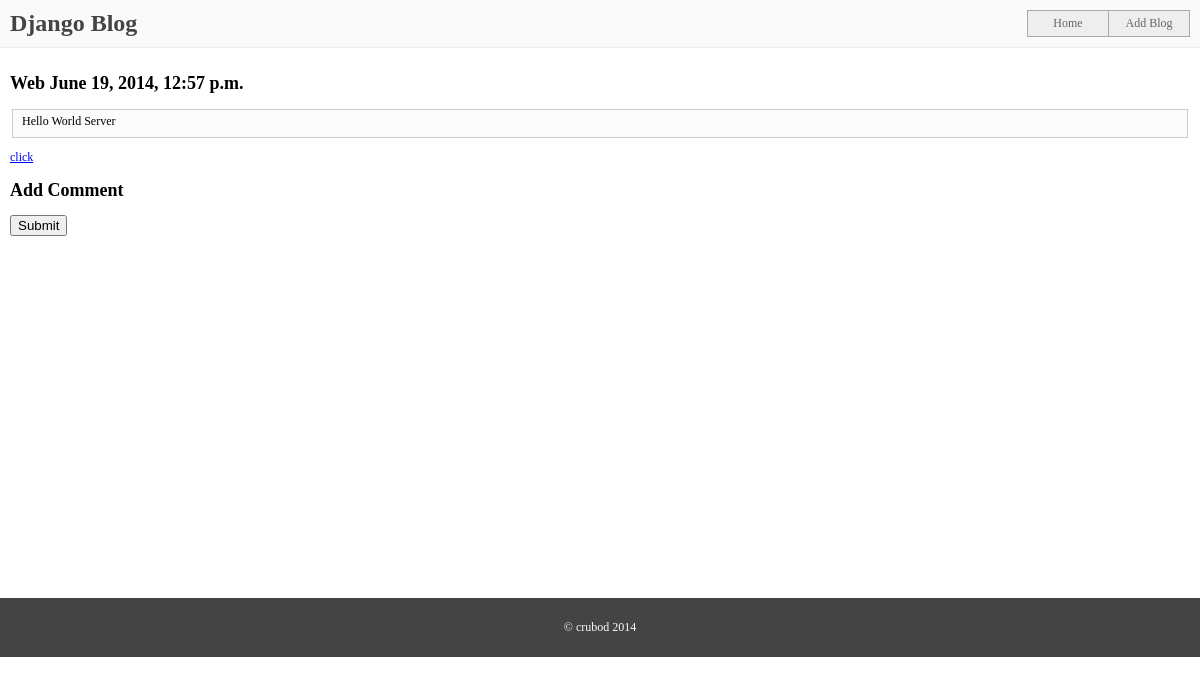
Screenshot of /add-comment/18 with the database file from the repository.
### blog/models.py (models this page shows, shortened)
class Post(models.Model):
	title = models.CharField(max_length = 140)
	description = models.CharField(max_length=140)
	content = models.TextField()
	slug  = models.BooleanField(default=True)
	published = models.DateTimeField(auto_now_add = True)
	created = models.ForeignKey(User, null=True)
	author = models.URLField(blank = True)
	link = models.URLField(blank=True)
	link_description = models.CharField(max_length = 140 , blank = True)
	class Meta:
		ordering = ['-created']

### blog/views.py (the view)
# urls.py: url(r'^add-comment/(?P<id>\w+)$', views.add_comment, name= 'add-comment'),
def add_comment(request,id):
    post = Post.objects.filter(id=id)
    if post:
        post = post[0]
        if 'POST' == request.method:
            form = CommentForm(request.POST)
            if form.is_valid():
                form.save()
        else:
            form = CommentForm()
        return render(request, 'blog/blogger.html', { 'form' : form , 'post': post} )

### blog/templates/blog/blogger.html (shortened to what this page needs)
{% extends 'blog/base.html' %}
{% block content %}
<div>
    <h1>
        <label class ="info"> {{post.title}} </label>
        <label class = "info"> {{ post.published }}</label>
    </h1>
    <fieldset>
        <label class ="info"> {{post.content}}</label>
        <label class ="info"> {{post.description}}</label>
    </fieldset>
    <p>
        <label class="info"><a href="{{ post.link }}" target="_blank">click</a></label>
    </p>
</div>
<div>
    <h1> Add Comment</h1>
        <form action="{% url 'add-comment' post.id %}" method="post">
        <p>
       <input type="submit" value="Submit"/>
        </p>
        </form>
</div>
{% endblock %}

### blog/templates/blog/base.html (style rules this page uses)
body { margin: 0; padding: 0px; font-size: 12px; }
fieldset { border: 1px solid #CCC; background: #FBFBFB; }

### rows the page displays
Post: title "Web", published "June 19, 2014, 12:57 p.m.", content "Hello World", description "Server"
